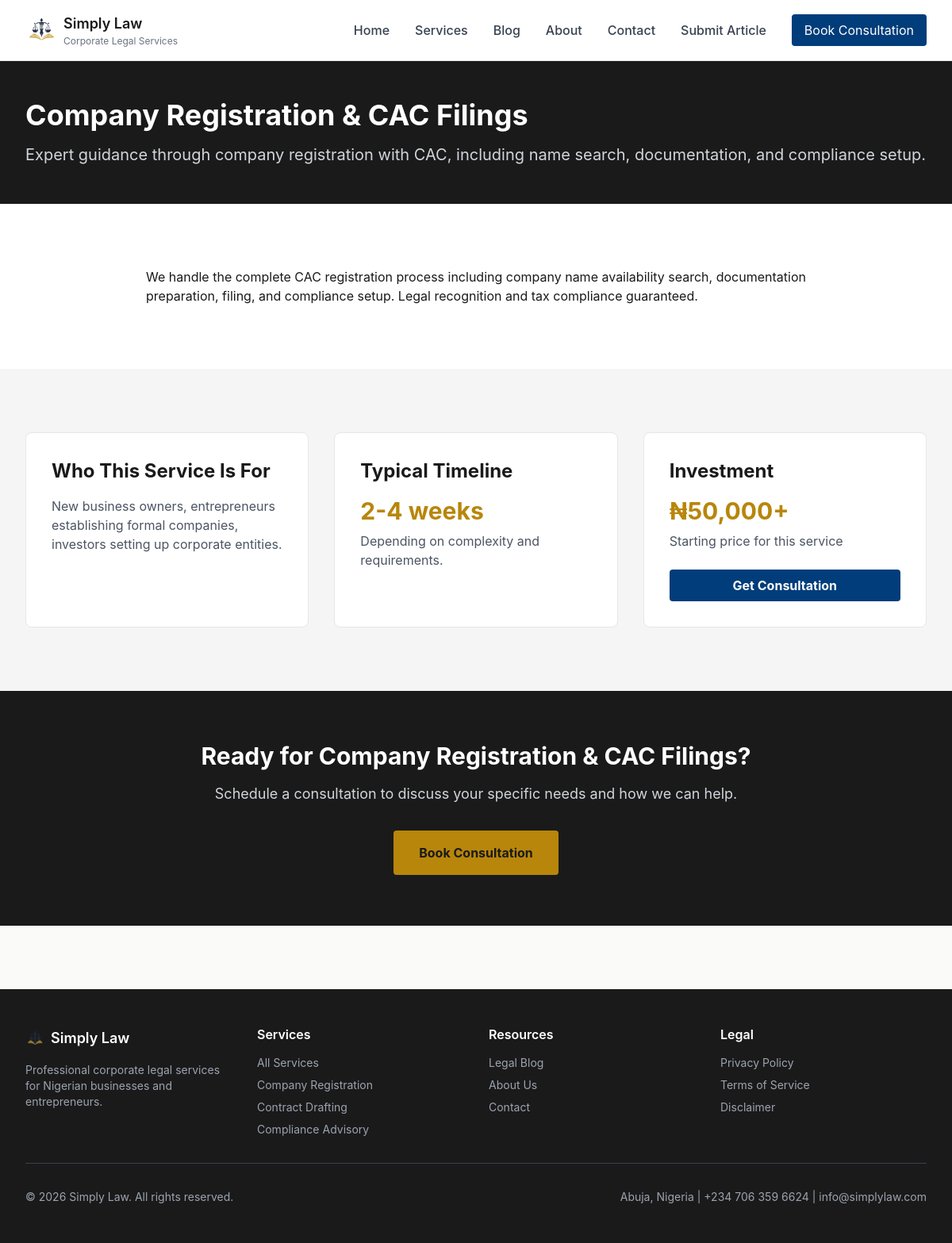
The app's page /services/company-registration with its own data.
### models.py (models this page shows, shortened)
class Service(db.Model):
    id = db.Column(db.Integer, primary_key=True)
    name = db.Column(db.String(200), nullable=False)
    slug = db.Column(db.String(200), nullable=False, unique=True, index=True)
    description = db.Column(db.Text, nullable=False)  # Short description
    detailed_content = db.Column(db.Text, nullable=False)  # Full service page content
    who_needs_it = db.Column(db.Text, nullable=False)  # Target audience
    typical_timeline = db.Column(db.String(255), nullable=False)  # e.g., "2-4 weeks"
    base_price = db.Column(db.Float, nullable=True)  # Optional starting price
    icon_class = db.Column(db.String(100), nullable=True)  # For styling
    order = db.Column(db.Integer, default=0)  # Display order
    is_active = db.Column(db.Boolean, default=True)
    created_at = db.Column(db.DateTime, default=datetime.utcnow)
    updated_at = db.Column(db.DateTime, default=datetime.utcnow, onupdate=datetime.utcnow)
    seo_title = db.Column(db.String(255), nullable=True)
    seo_description = db.Column(db.String(500), nullable=True)
    seo_keywords = db.Column(db.String(500), nullable=True)
    bookings = db.relationship('Booking', backref='service', lazy=True, cascade='all, delete-orphan')
    __table_args__ = (
        db.Index('idx_service_slug', 'slug'),
        db.Index('idx_service_is_active', 'is_active'),
        db.Index('idx_service_order', 'order'),
    )

### blueprints/services.py (the view)
@bp.route('/<slug>')
def service_detail(slug):
    service = Service.query.filter_by(slug=slug, is_active=True).first_or_404()
    related_articles = Article.query.filter_by(
        status='approved'
    ).filter(
        Article.category.ilike(f'%{service.name}%')
    ).order_by(Article.date_posted.desc()).limit(3).all()
    return render_template('services/detail.html',
        service=service,
        related_articles=related_articles,
        page_title=service.seo_title or service.name,
        page_description=service.seo_description or service.description
    )

### templates/services/detail.html (shortened to what this page needs)
{% extends "base.html" %}
{% block content %}
<section class="bg-law-dark text-white py-12">
    <div class="max-w-7xl mx-auto px-4 sm:px-6 lg:px-8">
        <h1 class="text-4xl font-bold mb-4">{{ service.name }}</h1>
        <p class="text-xl text-gray-300">{{ service.description }}</p>
    </div>
</section>
<section class="py-20 bg-white">
    <div class="max-w-4xl mx-auto px-4 sm:px-6 lg:px-8">
        <div class="prose prose-lg max-w-none">
            {{ service.detailed_content | safe }}
        </div>
    </div>
</section>
<section class="py-20 bg-law-gray">
    <div class="max-w-7xl mx-auto px-4 sm:px-6 lg:px-8">
        <div class="grid grid-cols-1 md:grid-cols-3 gap-8">
            <div class="bg-white rounded-lg p-8 border border-gray-200">
                <h3 class="text-2xl font-bold text-law-dark mb-4">Who This Service Is For</h3>
                <div class="text-gray-600 prose">
                    {{ service.who_needs_it | safe }}
                </div>
            </div>
            <div class="bg-white rounded-lg p-8 border border-gray-200">
                <h3 class="text-2xl font-bold text-law-dark mb-4">Typical Timeline</h3>
                <p class="text-3xl font-bold text-law-gold mb-2">{{ service.typical_timeline }}</p>
                <p class="text-gray-600">Depending on complexity and requirements.</p>
            </div>
            <div class="bg-white rounded-lg p-8 border border-gray-200">
                <h3 class="text-2xl font-bold text-law-dark mb-4">Investment</h3>
                {% if service.base_price %}
                <p class="text-3xl font-bold text-law-gold mb-2">₦{{ "{:,.0f}".format(service.base_price) }}+</p>
                <p class="text-gray-600 mb-6">Starting price for this service</p>
                {% else %}
                <p class="text-lg text-gray-600 mb-6">Contact for custom quote</p>
                {% endif %}
                <a href="{{ url_for('bookings.index') }}" class="block py-2 bg-law-blue text-white font-bold rounded text-center hover:bg-opacity-90 transition">
                    Get Consultation
                </a>
            </div>
        </div>
    </div>
</section>
<section class="py-16 bg-law-dark text-white text-center">
    <div class="max-w-4xl mx-auto px-4 sm:px-6 lg:px-8">
        <h2 class="text-3xl font-bold mb-4">Ready for {{ service.name }}?</h2>
        <p class="text-lg text-gray-300 mb-8">
            Schedule a consultation to discuss your specific needs and how we can help.
        </p>
        <a href="{{ url_for('bookings.index') }}" class="inline-block px-8 py-4 bg-law-gold text-law-dark font-bold rounded hover:bg-opacity-90 transition">
            Book Consultation
        </a>
    </div>
</section>
{% endblock %}

### templates/base.html (style rules this page uses)
* { margin: 0; padding: 0; box-sizing: border-box; }
html { scroll-behavior: smooth; }
body { font-family: 'Inter', system-ui, -apple-system, sans-serif; background-color: #fafaf8; color: #1a1a1a; line-height: 1.6; }
a { transition: color 0.3s ease; }
.page-container { min-height: 100vh; display: flex; flex-direction: column; }
.bg-law-dark { background-color: #1a1a1a; }
.bg-law-blue { background-color: #003d7a; }
.bg-law-gold { background-color: #b8860b; }
.bg-law-gray { background-color: #f5f5f5; }
.text-law-dark { color: #1a1a1a; }
.text-law-gold { color: #b8860b; }
h1, h2, h3, h4, h5, h6 { font-weight: 700; line-height: 1.2; margin-bottom: 0.5rem; }
h1 { font-size: 2.5rem; }
h2 { font-size: 2rem; }
h3 { font-size: 1.5rem; }
section { padding: 3rem 0; }

### records on screen
Service: name "Company Registration & CAC Filings", description "Expert guidance through company registration with CAC, including name search, documentation, and compliance setup.", detailed_content "We handle the complete CAC registration process including company name availability search, documentation preparation, filing, and compliance setup. Legal recognition and tax compliance guaranteed.", who_needs_it "New business owners, entrepreneurs establishing formal companies, investors setting up corporate entities.", typical_timeline "2-4 weeks", base_price "50,000"
